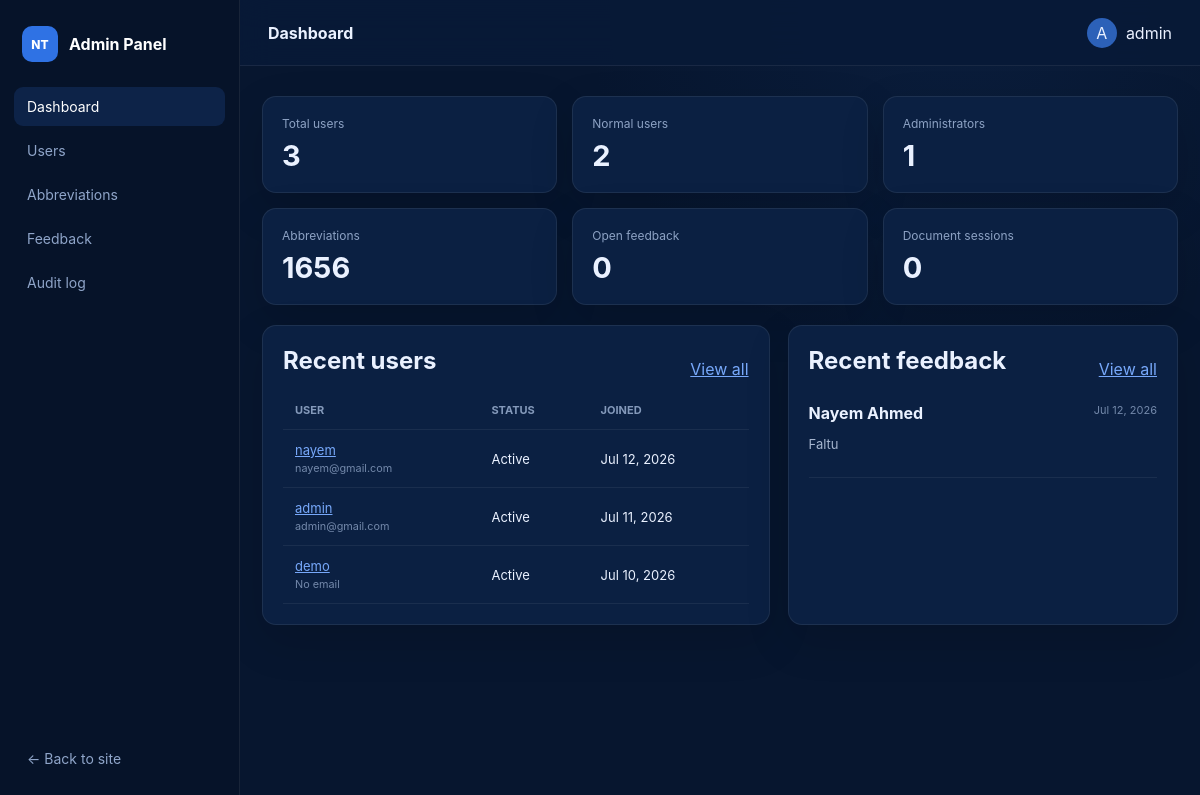
Screenshot of /panel/ (signed in) with the database file from the repository.
### abbreviation_tool/models.py (models this page shows, shortened)
class Feedback(models.Model):
    user = models.ForeignKey(settings.AUTH_USER_MODEL, blank=True, null=True, on_delete=models.SET_NULL, related_name="abbreviation_feedback")
    name = models.CharField(max_length=150)
    email = models.EmailField(blank=True)
    message = models.TextField(max_length=4000)
    resolved = models.BooleanField(default=False)
    created_at = models.DateTimeField(auto_now_add=True)
    class Meta:
        ordering = ("-created_at",)
        verbose_name_plural = "feedback"

### accounts/views.py (the view)
# urls.py: path("", views.panel_dashboard, name="dashboard"),
@admin_required
def panel_dashboard(request):
    users = User.objects.select_related("profile")
    context = {
        "total_users": users.count(),
        "normal_users": users.filter(is_staff=False, is_superuser=False, profile__role=UserProfile.Role.USER).count(),
        "admin_users": _admin_count(),
        "total_abbreviations": AbbreviationEntry.objects.count(),
        "open_feedback": Feedback.objects.filter(resolved=False).count(),
        "active_sessions": DocumentProcessingSession.objects.filter(deleted_at__isnull=True).count(),
        "recent_users": users.order_by("-date_joined")[:6],
        "recent_feedback": Feedback.objects.select_related("user").order_by("-created_at")[:5],
    }
    return render(request, "admin_panel/dashboard.html", context)

### accounts/utils.py (called while the page is built)
def user_role(user):
    if not getattr(user, "is_authenticated", False):
        return None
    if user.is_superuser or user.is_staff:
        return UserProfile.Role.ADMIN
    try:
        return user.profile.role
    except UserProfile.DoesNotExist:
        profile, _ = UserProfile.objects.get_or_create(user=user, defaults={"role": UserProfile.Role.USER})
        return profile.role

def is_admin_user(user):
    return user_role(user) == UserProfile.Role.ADMIN

### accounts/views.py (called while the page is built)
def _admin_count():
    return User.objects.filter(models.Q(is_staff=True) | models.Q(is_superuser=True) | models.Q(profile__role=UserProfile.Role.ADMIN)).distinct().count()

### home_ai/context_processors.py (called while the page is built)
def feature_flags(request):
    from accounts.utils import is_admin_user
    return {"docx_abbreviation_tool_enabled": settings.DOCX_ABBREVIATION_TOOL_ENABLED, "is_admin_user": is_admin_user(request.user)}

### templates/admin_panel/dashboard.html
{% extends 'admin_panel/base_admin.html' %}{% block title %}Dashboard{% endblock %}{% block page_title %}Dashboard{% endblock %}{% block content %}
<div class="stat-grid"><article><span>Total users</span><strong>{{ total_users }}</strong></article><article><span>Normal users</span><strong>{{ normal_users }}</strong></article><article><span>Administrators</span><strong>{{ admin_users }}</strong></article><article><span>Abbreviations</span><strong>{{ total_abbreviations }}</strong></article><article><span>Open feedback</span><strong>{{ open_feedback }}</strong></article><article><span>Document sessions</span><strong>{{ active_sessions }}</strong></article></div>
<div class="panel-grid"><section class="panel-card"><div class="card-heading"><h2>Recent users</h2><a href="{% url 'admin_panel:user_list' %}">View all</a></div><table><thead><tr><th>User</th><th>Status</th><th>Joined</th></tr></thead><tbody>{% for user in recent_users %}<tr><td><a href="{% url 'admin_panel:user_detail' user.id %}">{{ user.username }}</a><small>{{ user.email|default:'No email' }}</small></td><td>{% if user.is_active %}Active{% else %}Inactive{% endif %}</td><td>{{ user.date_joined|date:'M j, Y' }}</td></tr>{% empty %}<tr><td colspan="3">No users.</td></tr>{% endfor %}</tbody></table></section><section class="panel-card"><div class="card-heading"><h2>Recent feedback</h2><a href="{% url 'admin_panel:feedback_list' %}">View all</a></div>{% for item in recent_feedback %}<article class="feedback-preview"><strong>{{ item.name }}</strong><span>{{ item.created_at|date:'M j, Y' }}</span><p>{{ item.message|truncatechars:120 }}</p></article>{% empty %}<p>No feedback.</p>{% endfor %}</section></div>
{% endblock %}

### templates/admin_panel/base_admin.html (shortened to what this page needs)
{% load static %}<!doctype html>
<html lang="en"><head><link rel="stylesheet" href="{% static 'css/admin_panel.css' %}"></head>
<body class="admin-shell">
<aside class="admin-sidebar" id="admin-sidebar">
  <a class="admin-brand" href="{% url 'admin_panel:dashboard' %}"><span>NT</span><strong>Admin Panel</strong></a>
  <nav aria-label="Admin navigation">
    <a href="{% url 'admin_panel:dashboard' %}"{% if request.resolver_match.url_name == 'dashboard' or request.resolver_match.url_name == 'dashboard_alias' %} class="active"{% endif %}>Dashboard</a>
    <a href="{% url 'admin_panel:user_list' %}"{% if 'user_' in request.resolver_match.url_name %} class="active"{% endif %}>Users</a>
    <a href="{% url 'abbreviation_tool:manage_dictionary' %}">Abbreviations</a>
    <a href="{% url 'admin_panel:feedback_list' %}"{% if request.resolver_match.url_name == 'feedback_list' %} class="active"{% endif %}>Feedback</a>
    <a href="{% url 'admin_panel:audit_log' %}"{% if request.resolver_match.url_name == 'audit_log' %} class="active"{% endif %}>Audit log</a>
  </nav>
  <a class="back-site" href="{% url 'home' %}">← Back to site</a>
</aside>
<div class="admin-page">
  <header class="admin-topbar"><span class="topbar-title">{% block page_title %}{% endblock %}</span><details class="admin-account"><summary><span>{{ request.user.username|first|upper }}</span>{{ request.user.username }}</summary></details></header>
  <main class="admin-content">{% for message in messages %}<div class="panel-message {{ message.tags }}">{{ message }}</div>{% endfor %}{% block content %}{% endblock %}</main>
</div>
</body></html>

### static/css/admin_panel.css (style rules this page uses)
:root { font-family:Inter,"DM Sans",system-ui,sans-serif;color:#eaf1ff;background:#06152f }
* { box-sizing:border-box }
body { margin:0 }
.admin-shell { min-height:100vh;background:radial-gradient(circle at 80% 0,#183b7133,transparent 30%),#07162f }
.admin-sidebar { position:fixed;z-index:20;inset:0 auto 0 0;width:240px;display:flex;flex-direction:column;padding:22px 14px;border-right:1px solid #ffffff12;background:#061329 }
.admin-brand { display:flex;align-items:center;gap:11px;padding:4px 8px 25px;color:#fff;text-decoration:none }
.admin-brand span { display:grid;place-items:center;width:36px;height:36px;border-radius:10px;background:#2f72e4;font-size:12px;font-weight:800 }
.admin-sidebar nav { display:grid;gap:5px }
.admin-sidebar nav a,.back-site { padding:11px 13px;border-radius:9px;color:#8fa5c9;text-decoration:none;font-size:14px }
.admin-sidebar nav a:hover,.admin-sidebar nav a.active { color:#fff;background:#3474df2b }
.back-site { margin-top:auto }
.admin-page { min-height:100vh;margin-left:240px }
.admin-topbar { position:sticky;z-index:10;top:0;height:66px;display:flex;align-items:center;padding:0 28px;border-bottom:1px solid #ffffff12;background:#081a37e8;backdrop-filter:blur(15px) }
.topbar-title { font-weight:700 }
.admin-account { position:relative;margin-left:auto }
.admin-account summary { display:flex;align-items:center;gap:9px;cursor:pointer;list-style:none }
.admin-account summary span { display:grid;place-items:center;width:30px;height:30px;border-radius:50%;background:#2c61b8 }
.admin-content { width:min(1320px,calc(100% - 44px));margin:auto;padding:30px 0 70px }
.stat-grid { display:grid;grid-template-columns:repeat(3,1fr);gap:15px;margin-bottom:20px }
.stat-grid article,.panel-card { border:1px solid #ffffff13;border-radius:14px;background:#0b2042;box-shadow:0 16px 45px #0002 }
.stat-grid article { padding:19px }
.stat-grid span { display:block;color:#8da2c4;font-size:12px }
.stat-grid strong { display:block;margin-top:7px;font-size:29px }
.panel-grid { display:grid;grid-template-columns:1.3fr 1fr;gap:18px }
.panel-card { padding:20px;overflow:hidden }
.card-heading { display:flex;align-items:center;justify-content:space-between }
.card-heading h2,.panel-card h2 { margin:0 0 16px }
.card-heading a,.panel-card a { color:#77a8fa }
table { width:100%;border-collapse:collapse }
th,td { padding:12px;border-bottom:1px solid #ffffff10;text-align:left;font-size:13px }
th { color:#8499ba;font-size:11px;text-transform:uppercase }
td small { display:block;margin-top:4px;color:#7388aa }
.feedback-preview { padding:12px 0;border-bottom:1px solid #ffffff10 }
.feedback-preview span { float:right;color:#7388aa;font-size:11px }
.feedback-preview p { color:#a7b6cf;font-size:13px }

### rows the page displays
Feedback: name "Nayem Ahmed", created_at "Jul 12, 2026", message "Faltu"

### other values shown
{{ request.user.username|first|upper }} "A"
{{ request.user.username }} "admin"
{{ total_users }} "3"
{{ normal_users }} "2"
{{ admin_users }} "1"
{{ total_abbreviations }} "1656"
{{ open_feedback }} "0"
{{ active_sessions }} "0"
{{ user.username }} "nayem"
{{ user.email|default:'No email' }} "nayem@gmail.com"
{{ user.date_joined|date:'M j, Y' }} "Jul 12, 2026"
{{ user.username }} "admin"
{{ user.email|default:'No email' }} "admin@gmail.com"
{{ user.date_joined|date:'M j, Y' }} "Jul 11, 2026"
{{ user.username }} "demo"
